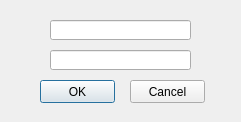
<?xml version="1.0" encoding="UTF-8"?>
<ui version="4.0">
 <class>DeleteNumber</class>
 <widget class="QDialog" name="DeleteNumber">
  <property name="geometry">
   <rect>
    <x>0</x>
    <y>0</y>
    <width>241</width>
    <height>122</height>
   </rect>
  </property>
  <property name="windowTitle">
   <string>Dialog</string>
  </property>
  <widget class="QPushButton" name="del_OK">
   <property name="geometry">
    <rect>
     <x>40</x>
     <y>80</y>
     <width>75</width>
     <height>23</height>
    </rect>
   </property>
   <property name="text">
    <string>OK</string>
   </property>
  </widget>
  <widget class="QPushButton" name="del_Cancel">
   <property name="geometry">
    <rect>
     <x>130</x>
     <y>80</y>
     <width>75</width>
     <height>23</height>
    </rect>
   </property>
   <property name="text">
    <string>Cancel</string>
   </property>
  </widget>
  <widget class="QLineEdit" name="delName">
   <property name="geometry">
    <rect>
     <x>50</x>
     <y>20</y>
     <width>141</width>
     <height>20</height>
    </rect>
   </property>
  </widget>
  <widget class="QLineEdit" name="delNumb">
   <property name="geometry">
    <rect>
     <x>50</x>
     <y>50</y>
     <width>141</width>
     <height>20</height>
    </rect>
   </property>
  </widget>
 </widget>
 <resources/>
 <connections/>
</ui>
